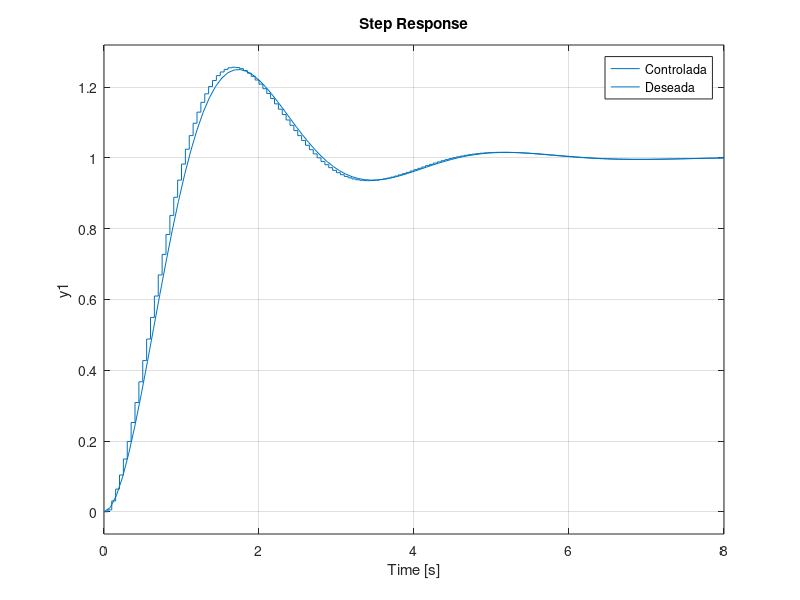
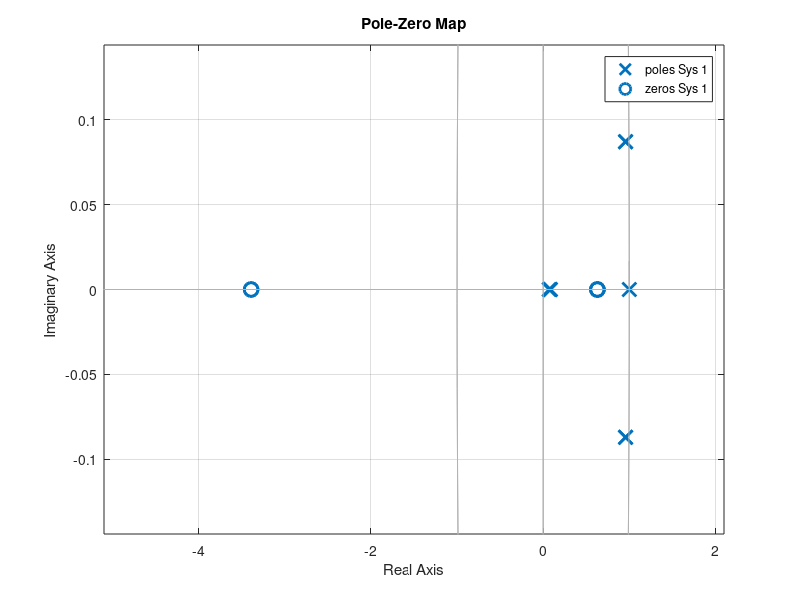

Reproduce these figures in MATLAB, in order.
Ga = tf(50,[1,50]);
Gd = tf(3.93,[1,1.6,3.93]);
Gda = Gd*Ga;

Gdz = c2d(Gda,0.05,'zoh');

A = [0.932,0.078,0,0;...
    -1.932,0.023,0.932,0.078;...
    1,0,-1.932,0.023;
0,0,1,0];

D = Gdz.den{1}(end:-1:1)';

C = A^-1*D;


Gc = tf([C(4),C(2)],conv([C(3),C(1)],[1,-1]),0.05);
Gp = tf([0.023,0.078],[1,-0.932],0.05);

F = feedback(Gc*Gp,1);

figure(1)
step(F)
hold on
step(Gd)
legend('Controlada','Deseada')
hold off

figure(2)
pzmap(F)
hold on
pzmap(Gc*F)
hold off
